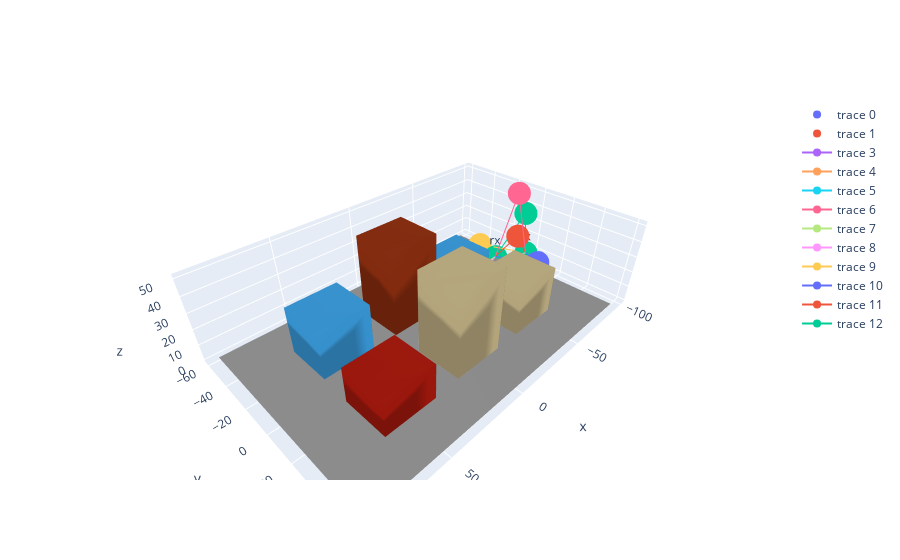

Notebook cell for this chart:
### Code cell
with reuse() as fig:
    scene = next(samples)
    scene.plot()
    xyz = scene_2_sample(scene)

    path_candidates = model.sample_path_candidates(
        xyz, order=1, num_path_candidates=10, key=key
    )
    paths = scene.compute_paths(path_candidates=path_candidates)
    paths = eqx.tree_at(lambda p: p.mask, paths, jnp.ones_like(paths.mask))
    paths.plot()

fig
